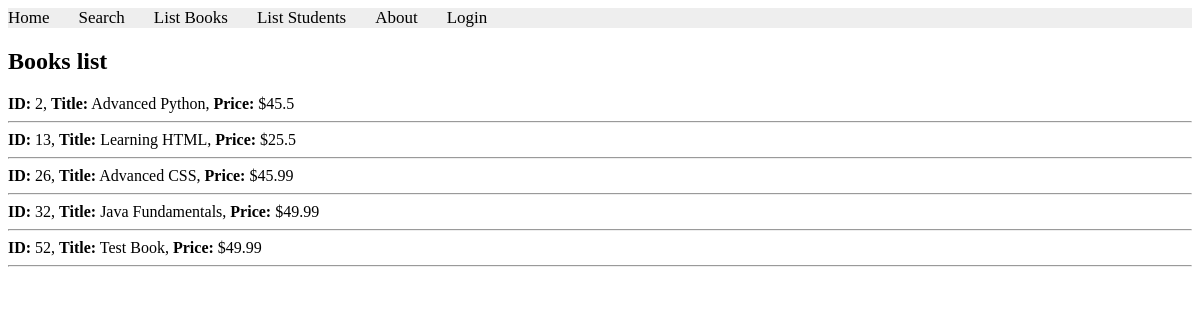
The page /books/lab8/task1 on the database its author committed.
### apps/bookmodule/models.py (models this page shows)
class Book(models.Model):
    title = models.CharField(max_length = 50)
    author = models.CharField(max_length = 50)
    price = models.FloatField(default = 0.0)
    edition = models.SmallIntegerField(default = 1)

### apps/bookmodule/views.py (the view)
# urls.py: path('lab8/task1', views.lab8_task1, name="books.lab8_task1"),
def lab8_task1(request):
    books = Book.objects.filter(Q(price__lte = 50))
    return render(request, 'bookmodule/bookList.html', {'books': books})

### apps/templates/bookmodule/bookList.html (shortened to what this page needs)
{% extends "layouts/base.html" %}
{% block content %}
    <h2>Books list</h2>
    {% for obj in books %}
        <b>ID:</b> {{obj.id}}, <b>Title:</b> {{obj.title}}, <b>Price:</b> ${{obj.price}}
        <hr>
    {% endfor %}
{% endblock content %}

### apps/static/styles.css (style rules this page uses)
body { background-color: lighred; }

### rows shown on the page
Book: id "2", title "Advanced Python", price "45.5"
Book: id "13", title "Learning HTML", price "25.5"
Book: id "26", title "Advanced CSS", price "45.99"
Book: id "32", title "Java Fundamentals", price "49.99"
Book: id "52", title "Test Book", price "49.99"
